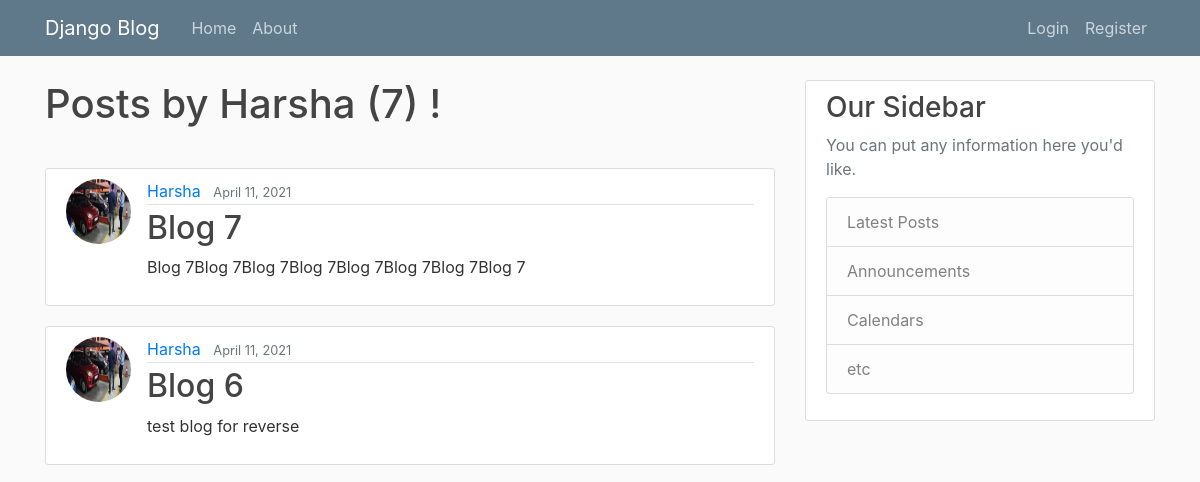
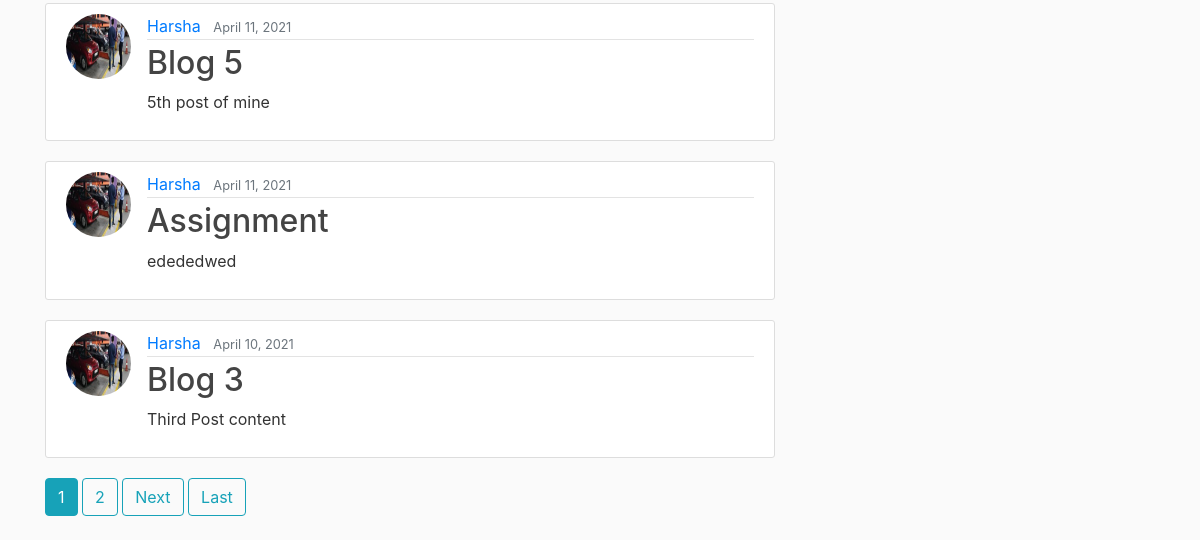
The page /user/Harsha/ on the database as committed earlier (2 pictures, top to bottom).
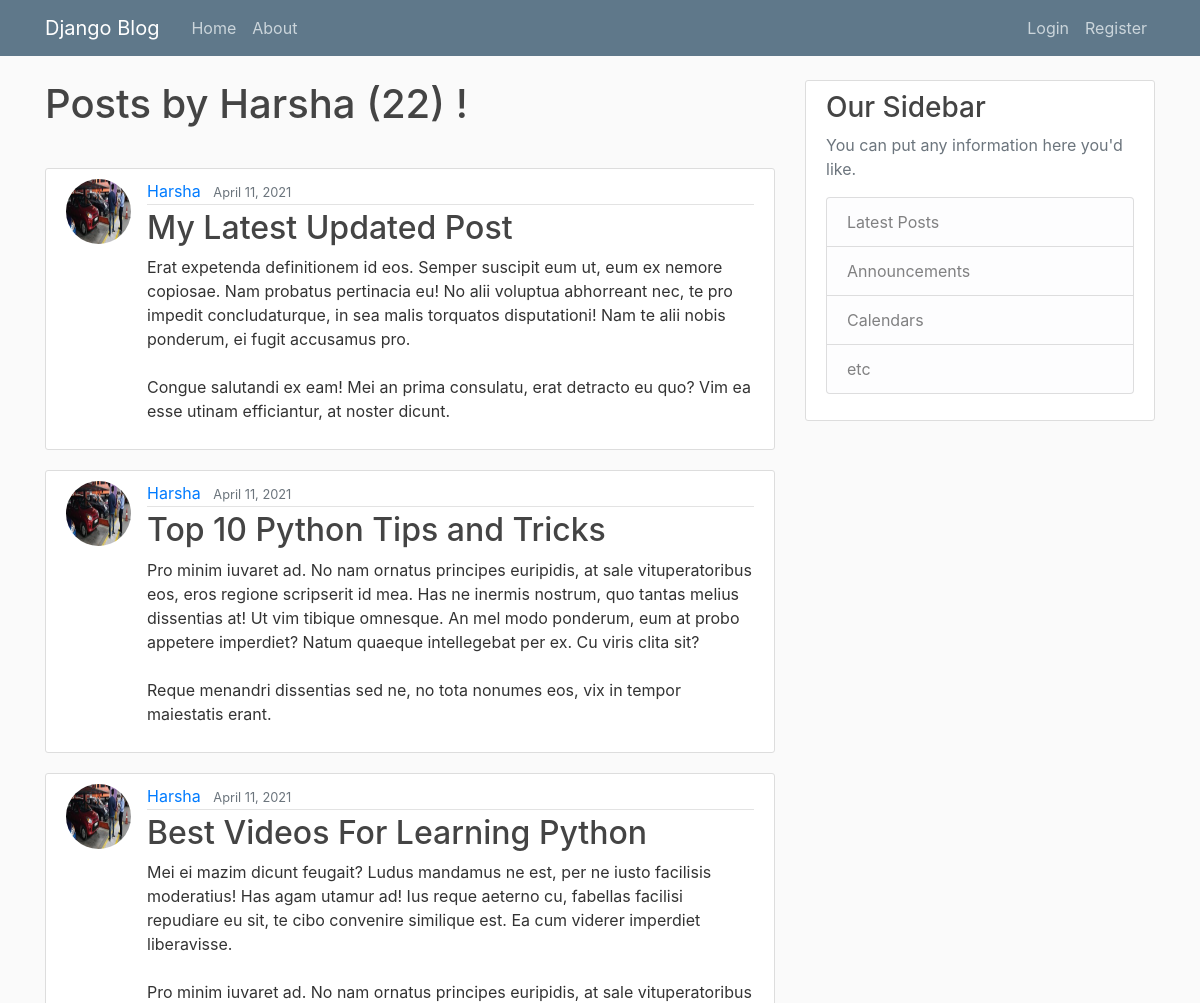
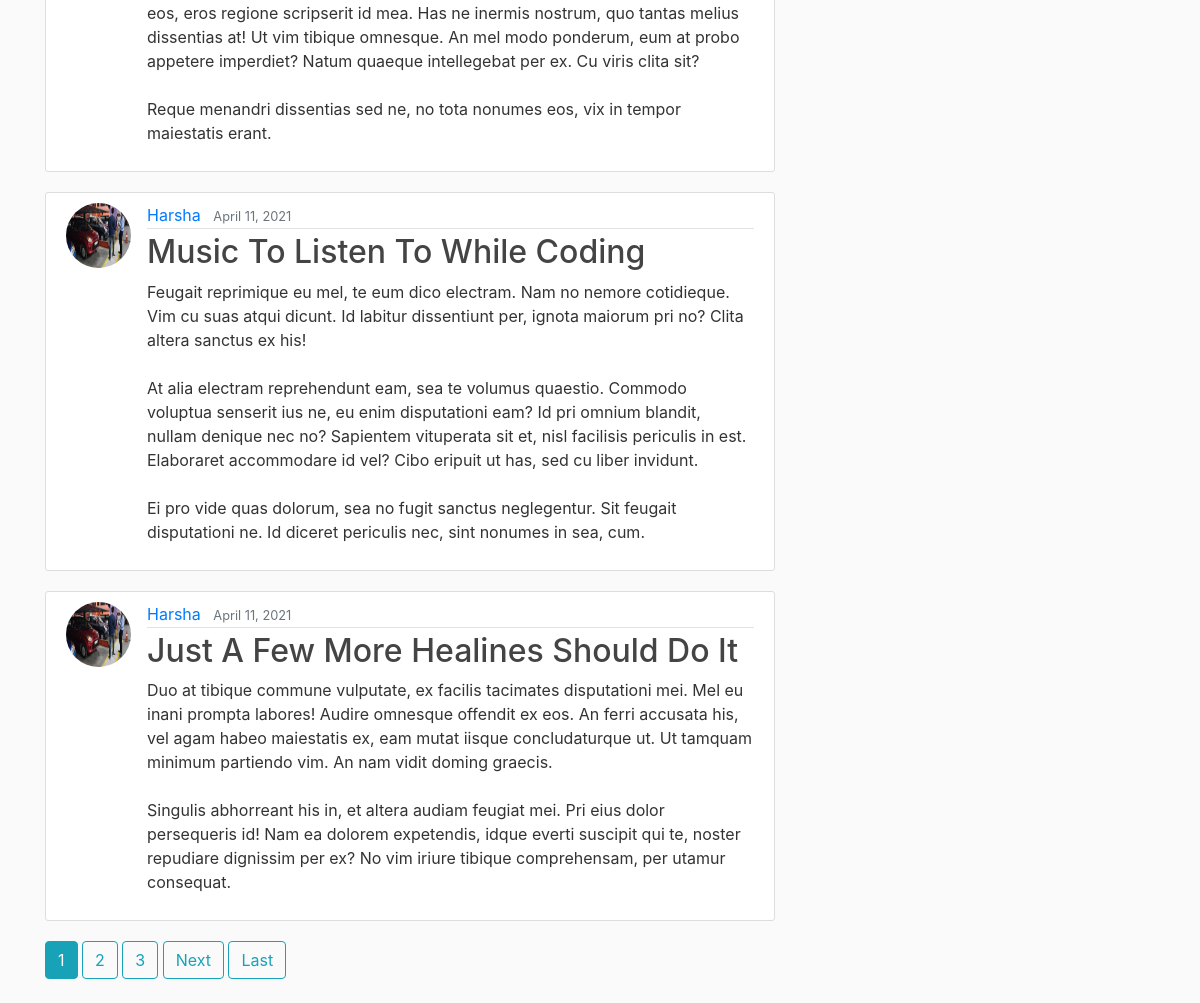
The same page on the database as committed later (2 pictures, top to bottom).
### blog/models.py (models this page shows, shortened)
class Post(models.Model):
    title = models.CharField(max_length=100)
    content = models.TextField()
    date_posted = models.DateTimeField(default=timezone.now)
    author = models.ForeignKey(User, on_delete=models.CASCADE)

### users/models.py (models this page shows, shortened)
class Profile(models.Model):
    user = models.OneToOneField(User, on_delete=models.CASCADE)
    image = models.ImageField(default='default.jpg', upload_to ='profile_pics')

### blog/views.py (the view)
# urls.py: path('user/<str:username>/', UserPostListView.as_view(), name="user-posts"),
class UserPostListView(ListView):
    model = Post            # Tells which model to query to create a List View
    template_name = 'blog/user_post.html'
    context_object_name = 'posts'
    paginate_by = 5
    def get_queryset(self):
        user = get_object_or_404(User, username=self.kwargs.get('username'))
        return Post.objects.filter(author=user).order_by('-date_posted')

### blog/templates/blog/user_post.html (shortened to what this page needs)
{% extends "blog/base.html" %}
{% block content %}
    <h1 class="mb-3">Posts by {{ view.kwargs.username }} ({{ page_obj.paginator.count }}) !</h1>
    <br>
    {% for post in posts %}
        <article class="media content-section">
            <img class="rounded-circle article-img" src="{{ post.author.profile.image.url }}" alt="Image">
            <div class="media-body">
            <div class="article-metadata">
                <a class="mr-2" href="{% url 'user-posts' post.author.username %}">{{ post.author }}</a>
                <small class="text-muted">{{ post.date_posted|date:"F d, Y" }}</small>
            </div>
            <h2><a class="article-title" href="{% url 'post-detail' post.id  %}">{{ post.title }}</a></h2>
            <p class="article-content">{{ post.content }}</p>
            </div>
        </article>
    {% endfor %}
    {% if is_paginated %}
        {% for num in page_obj.paginator.page_range %}
            {% if page_obj.number == num %}
                <a class="btn btn-info mb-4" href="?page={{ num }}">{{ num }}</a>
            {% elif num > page_obj.number|add:'-3' and num < page_obj.number|add:'3' %}
                <a class="btn btn-outline-info mb-4" href="?page={{ num }}">{{ num }}</a>
            {% endif %}
        {% endfor %}
        {% if page_obj.has_next %}
            <a class="btn btn-outline-info mb-4" href="?page={{ page_obj.next_page_number }}">Next</a>
            <a class="btn btn-outline-info mb-4" href="?page={{ page_obj.paginator.num_pages }}">Last</a>
        {% endif %}
    {% endif %}
{% endblock %}

Rows that differ between the two databases and show on the page:
no longer on this page (row unchanged): Post: author.profile.image (picture), author "Harsha", date_posted "April 11, 2021", title "Blog 7", content "Blog 7Blog 7Blog 7Blog 7Blog 7Blog 7Blog 7Blog 7"
no longer on this page (row unchanged): Post: author.profile.image (picture), author "Harsha", date_posted "April 11, 2021", title "Blog 6", content "test blog for reverse"
no longer on this page (row unchanged): Post: author.profile.image (picture), author "Harsha", date_posted "April 11, 2021", title "Blog 5", content "5th post of mine"
no longer on this page (row unchanged): Post: author.profile.image (picture), author "Harsha", date_posted "April 11, 2021", title "Assignment", content "edededwed"
no longer on this page (row unchanged): Post: author.profile.image (picture), author "Harsha", date_posted "April 10, 2021", title "Blog 3", content "Third Post content"
added Post: author.profile.image (picture), author "Harsha", date_posted "April 11, 2021", title "My Latest Updated Post", content "Erat expetenda definitionem id eos. Semper suscipit eum ut, eum ex nemore copiosae. Nam probatus pertinacia eu! No alii voluptua abhorreant nec, te pro impedit concludaturque, in sea malis torquatos disputationi! Nam te alii nobis ponderum, ei fugit accusamus pro. Congue salutandi ex eam! Mei an prima consulatu, erat detracto eu quo? Vim ea esse utinam efficiantur, at noster dicunt."
added Post: author.profile.image (picture), author "Harsha", date_posted "April 11, 2021", title "Top 10 Python Tips and Tricks", content "Pro minim iuvaret ad. No nam ornatus principes euripidis, at sale vituperatoribus eos, eros regione scripserit id mea. Has ne inermis nostrum, quo tantas melius dissentias at! Ut vim tibique omnesque. An mel modo ponderum, eum at probo appetere imperdiet? Natum quaeque intellegebat per ex. Cu viris clita sit? Reque menandri dissentias sed ne, no tota nonumes eos, vix in tempor maiestatis erant."
added Post: author.profile.image (picture), author "Harsha", date_posted "April 11, 2021", title "Best Videos For Learning Python", content "Mei ei mazim dicunt feugait? Ludus mandamus ne est, per ne iusto facilisis moderatius! Has agam utamur ad! Ius reque aeterno cu, fabellas facilisi repudiare eu sit, te cibo convenire similique est. Ea cum viderer imperdiet liberavisse. Pro minim iuvaret ad. No nam ornatus principes euripidis, at sale vituperatoribus eos, eros regione scripserit id mea. Has ne inermis nostrum, quo tantas melius dissentias at! Ut vim tibique omnesque. An mel modo ponderum, eum at probo appetere imperdiet? Natum quaeque intellegebat per ex. Cu viris clita sit? Reque menandri dissentias sed ne, no tota nonumes eos, vix in tempor maiestatis erant."
added Post: author.profile.image (picture), author "Harsha", date_posted "April 11, 2021", title "Music To Listen To While Coding", content "Feugait reprimique eu mel, te eum dico electram. Nam no nemore cotidieque. Vim cu suas atqui dicunt. Id labitur dissentiunt per, ignota maiorum pri no? Clita altera sanctus ex his! At alia electram reprehendunt eam, sea te volumus quaestio. Commodo voluptua senserit ius ne, eu enim disputationi eam? Id pri omnium blandit, nullam denique nec no? Sapientem vituperata sit et, nisl facilisis periculis in est. Elaboraret accommodare id vel? Cibo eripuit ut has, sed cu liber invidunt. Ei pro vide quas dolorum, sea no fugit sanctus neglegentur. Sit feugait disputationi ne. Id diceret periculis nec, sint nonumes in sea, cum."
added Post: author.profile.image (picture), author "Harsha", date_posted "April 11, 2021", title "Just A Few More Healines Should Do It", content "Duo at tibique commune vulputate, ex facilis tacimates disputationi mei. Mel eu inani prompta labores! Audire omnesque offendit ex eos. An ferri accusata his, vel agam habeo maiestatis ex, eam mutat iisque concludaturque ut. Ut tamquam minimum partiendo vim. An nam vidit doming graecis. Singulis abhorreant his in, et altera audiam feugiat mei. Pri eius dolor persequeris id! Nam ea dolorem expetendis, idque everti suscipit qui te, noster repudiare dignissim per ex? No vim iriure tibique comprehensam, per utamur consequat."
Other text that changed with them:
{{ page_obj.paginator.count }}: "7" → "22"
new list line: "3"
